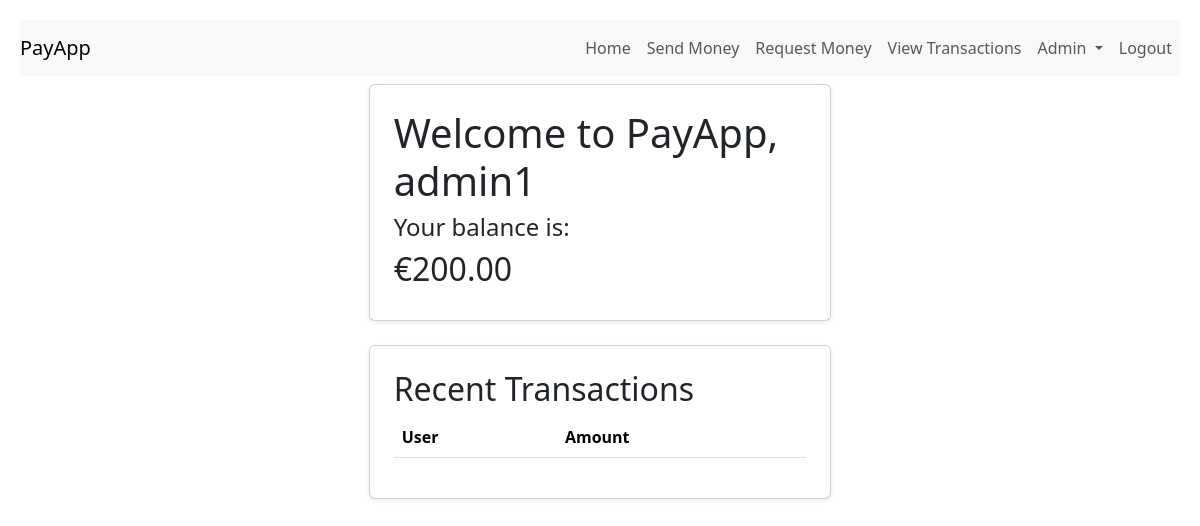
Before: /webapps2026/ (signed in) with the older database file.
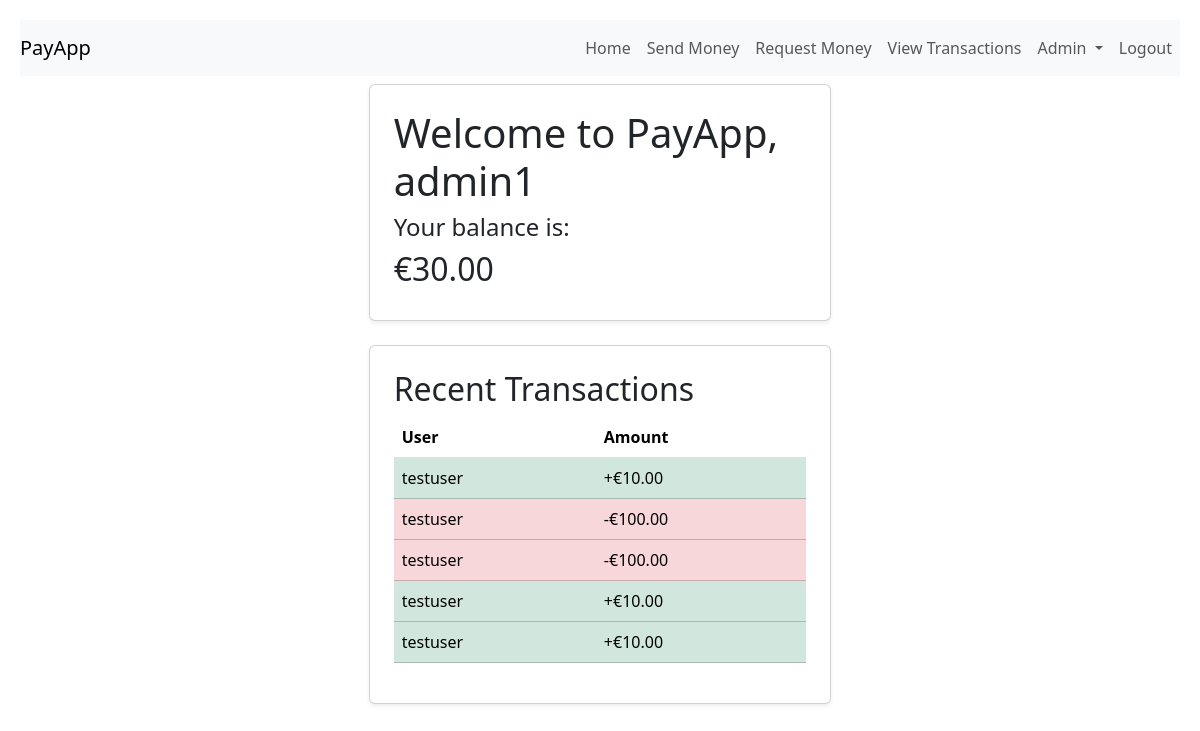
After: the same page with the newer database file.
### register/models.py (models this page shows)
class PayAppUser(AbstractUser):
    CURRENCY_CHOICE = [
        ('EUR', 'Euro'),
        ('USD', 'US Dollar'),
        ('GBP', 'Great British Pound'),
    ]
    currency = models.CharField(max_length=3, choices=CURRENCY_CHOICE, default='EUR')
    balance = models.DecimalField(max_digits=10, decimal_places=2, default=200.00)

### payapp/models.py (models this page shows)
class Transaction(models.Model):
    STATUS_OPTIONS = (
        ('PENDING', 'PENDING'),
        ('COMPLETED', 'COMPLETED'),
        ('REJECTED', 'REJECTED')
    )
    CURRENCY_CHOICE = [
        ('EUR', 'Euro'),
        ('USD', 'US Dollar'),
        ('GBP', 'Great British Pound'),
    ]
    payer = models.ForeignKey(reg_models.PayAppUser,related_name='payer', on_delete=models.CASCADE)
    payee = models.ForeignKey(reg_models.PayAppUser,related_name='payee' ,on_delete=models.CASCADE)
    amount = models.DecimalField(max_digits=100, decimal_places=2)
    currency = models.CharField(max_length=3, choices=CURRENCY_CHOICE, default='EUR')
    status = models.CharField(max_length=10, choices=STATUS_OPTIONS, default='REJECTED')
    time = models.DateTimeField(default=timezone.now)

### payapp/views.py (the view)
# urls.py: path('', views.home, name='home'),
@never_cache    #dont cache so user cannot logout and return to logged in pag
def home(request):
    currency = get_currency_symbol_helper(request.user.currency)
    username = request.user.username
    transactions = models.Transaction.objects.filter((Q(payee__username=username)|Q(payer__username=username)) & (Q(status="COMPLETED"))).all().order_by('-time')[:5]
    pending_transactions = len(models.Transaction.objects.filter((Q(payer__username=username)) & Q(status="PENDING")).all())
    return render(request, 'index.html',{'currency_symbol': currency, 'recent_transactions': transactions, 'pending_transactions': pending_transactions})

### payapp/views.py (called while the page is built)
def get_currency_symbol_helper(c):
    match c:
        case 'EUR':
            return '€'
        case 'USD':
            return '$'
        case 'GBP':
            return '$'
    return '?'

### templates/index.html (shortened to what this page needs)
{% extends 'base.html' %}
{% block content %}
    {% if user.is_authenticated %}
        <div class="mx-auto p-2">
            <div class="row justify-content-center">
            <div class="col-md-6 col-lg-5">
                <div class="card shadow-sm p-4 mb-4">
                    <h1>
                        Welcome to PayApp, {{ user.username }}
                    </h1>
                    <h4>Your balance is:</h4>
                    <h2>
                       {{ currency_symbol }}{{ user.balance }}
                    </h2>
                </div>
                <div class="card shadow-sm p-4">
                    <h2>Recent Transactions</h2>
                        <table class='table'>
                            <thead>
                            <tr>
                                <th>User</th>
                                <th>Amount</th>
                            </tr>
                            </thead>
                            <tbody>
                                {% for t in recent_transactions %}
                                    <tr
                                        {% if t.status == 'PENDING' %}
                                            class='table-warning'
                                        {% elif request.user == t.payee %}
                                            class='table-success'
                                            {% else  %}
                                            class='table-danger'
                                            {% endif %}
                                    >
                                        <td>
                                            {% if request.user == t.payee %}
                                                {{ t.payer.username }}
                                            {% else %}
                                                {{ t.payee.username }}
                                            {% endif %}
                                        </td>
                                        <td>
                                            {% if request.user == t.payee %}
                                                +{{ currency_symbol }}{{ t.amount }}
                                            {% else %}
                                                -{{ currency_symbol }}{{ t.amount }}
                                            {% endif %}
                                        </td>
                                    </tr>
                                {% endfor %}
                            </tbody>
                            </table>
                </div>
            </div>
            </div> </div> </div>
    {% else %}
        Error: Please login to use PayApp!
    {% endif %}
{% endblock %}

### templates/base.html (shortened to what this page needs)
<!DOCTYPE html>
<html lang="en">
<head>
    {% load crispy_forms_tags %}
    <link href="https://cdn.jsdelivr.net/npm/bootstrap@5.3.2/dist/css/bootstrap.min.css" rel="stylesheet">
</head>
<body style="margin:10px; padding: 10px">
    <nav class="navbar navbar-expand-sm navbar-light bg-light">
         <a class="navbar-brand">PayApp</a>
        <div class="navbar-nav ms-auto">
            {% if request.user.is_authenticated %}
            <a href="{% url 'home' %}" class="nav-link">Home</a>
                <a href="{% url 'new_transaction' %}" class="nav-link">Send Money</a>
                <a href="{% url 'request_transaction' %}" class="nav-link">Request Money</a>
                <a href="{% url 'user-transactions' %}" class="nav-link">View Transactions</a>
            {% if user.is_superuser %}
                  <li class="nav-item dropdown">
                    <a class="nav-link dropdown-toggle" href="#" id="navbarDropdown" role="button" data-bs-toggle="dropdown" aria-haspopup="true" aria-expanded="false">
                      Admin
                    </a>
                  </li>
            {% endif %}
            <form method="POST" action="{% url 'logout' %}" class="d-inline m-0 p-0">
                    <button type="submit" class="btn btn-link nav-link">
                        Logout
                    </button>
            </form>
        {% else %}
            <a href="{% url 'login' %}" class="nav-link">Login</a>
            <a href="{% url 'register' %}" class="nav-link">Register</a>
        {% endif %}
        </div>
    </nav>
    <main>
        {% block content %}
        {% endblock %}
    </main>
</body>
</html>

Changed rows visible on the page:
changed PayAppUser "admin1": balance "200.00" → "30.00"
added Transaction: payer.username "testuser", currency_symbol "€", amount "10.00"
added Transaction: payee.username "testuser", currency_symbol "€", amount "100.00"
added Transaction: payee.username "testuser", currency_symbol "€", amount "100.00"
added Transaction: payer.username "testuser", currency_symbol "€", amount "10.00"
added Transaction: payer.username "testuser", currency_symbol "€", amount "10.00"
